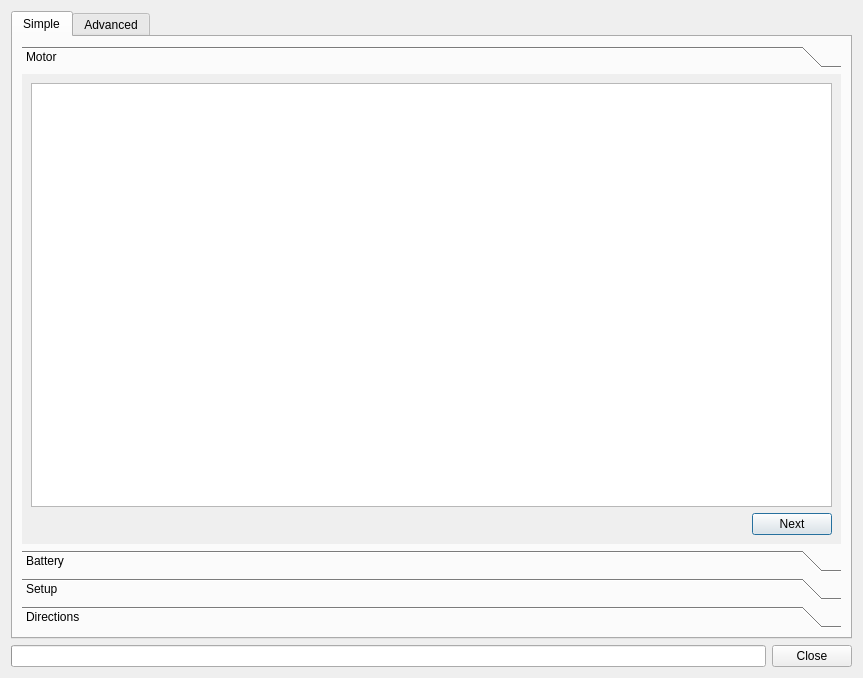
<?xml version="1.0" encoding="UTF-8"?>
<ui version="4.0">
 <class>DetectAllFocDialog</class>
 <widget class="QDialog" name="DetectAllFocDialog">
  <property name="geometry">
   <rect>
    <x>0</x>
    <y>0</y>
    <width>863</width>
    <height>678</height>
   </rect>
  </property>
  <property name="windowTitle">
   <string>Detect FOC Parameters on all VESCs</string>
  </property>
  <layout class="QVBoxLayout" name="verticalLayout_2">
   <item>
    <widget class="QTabWidget" name="tabWidget">
     <property name="currentIndex">
      <number>0</number>
     </property>
     <widget class="QWidget" name="tab">
      <attribute name="icon">
       <iconset resource="../res.qrc">
        <normaloff>:/res/icons/Wizard-96.png</normaloff>:/res/icons/Wizard-96.png</iconset>
      </attribute>
      <attribute name="title">
       <string>Simple</string>
      </attribute>
      <layout class="QVBoxLayout" name="verticalLayout_4">
       <item>
        <widget class="QToolBox" name="simpleSetupBox">
         <property name="frameShape">
          <enum>QFrame::NoFrame</enum>
         </property>
         <property name="currentIndex">
          <number>0</number>
         </property>
         <widget class="QWidget" name="page">
          <property name="geometry">
           <rect>
            <x>0</x>
            <y>0</y>
            <width>796</width>
            <height>481</height>
           </rect>
          </property>
          <attribute name="label">
           <string>Motor</string>
          </attribute>
          <layout class="QVBoxLayout" name="verticalLayout_6">
           <item>
            <widget class="QListWidget" name="motorList"/>
           </item>
           <item>
            <layout class="QHBoxLayout" name="horizontalLayout_4">
             <item>
              <spacer name="horizontalSpacer_3">
               <property name="orientation">
                <enum>Qt::Horizontal</enum>
               </property>
               <property name="sizeHint" stdset="0">
                <size>
                 <width>40</width>
                 <height>20</height>
                </size>
               </property>
              </spacer>
             </item>
             <item>
              <widget class="QPushButton" name="nextMotorButton">
               <property name="text">
                <string>Next</string>
               </property>
              </widget>
             </item>
            </layout>
           </item>
          </layout>
         </widget>
         <widget class="QWidget" name="page_2">
          <property name="geometry">
           <rect>
            <x>0</x>
            <y>0</y>
            <width>796</width>
            <height>481</height>
           </rect>
          </property>
          <attribute name="label">
           <string>Battery</string>
          </attribute>
          <layout class="QVBoxLayout" name="verticalLayout_5">
           <item>
            <widget class="ParamTable" name="simpleBatteryTab"/>
           </item>
           <item>
            <layout class="QHBoxLayout" name="horizontalLayout_2">
             <item>
              <spacer name="horizontalSpacer">
               <property name="orientation">
                <enum>Qt::Horizontal</enum>
               </property>
               <property name="sizeHint" stdset="0">
                <size>
                 <width>40</width>
                 <height>20</height>
                </size>
               </property>
              </spacer>
             </item>
             <item>
              <widget class="QPushButton" name="prevBattButton">
               <property name="text">
                <string>Previous</string>
               </property>
              </widget>
             </item>
             <item>
              <widget class="QPushButton" name="nextBattButton">
               <property name="text">
                <string>Next</string>
               </property>
              </widget>
             </item>
            </layout>
           </item>
          </layout>
         </widget>
         <widget class="QWidget" name="page_3">
          <property name="geometry">
           <rect>
            <x>0</x>
            <y>0</y>
            <width>796</width>
            <height>481</height>
           </rect>
          </property>
          <attribute name="label">
           <string>Setup</string>
          </attribute>
          <layout class="QVBoxLayout" name="simpleSetupPage3Layout">
           <item>
            <widget class="QGroupBox" name="groupBox">
             <property name="title">
              <string>Gear Ratio</string>
             </property>
             <layout class="QVBoxLayout" name="verticalLayout_7">
              <item>
               <widget class="QCheckBox" name="directDriveBox">
                <property name="text">
                 <string>Direct Drive</string>
                </property>
               </widget>
              </item>
              <item>
               <widget class="QSpinBox" name="pulleyMotorBox">
                <property name="prefix">
                 <string>Motor Pulley: </string>
                </property>
                <property name="minimum">
                 <number>1</number>
                </property>
                <property name="maximum">
                 <number>999</number>
                </property>
                <property name="value">
                 <number>13</number>
                </property>
               </widget>
              </item>
              <item>
               <widget class="QSpinBox" name="pulleyWheelBox">
                <property name="prefix">
                 <string>Wheel Pulley: </string>
                </property>
                <property name="minimum">
                 <number>1</number>
                </property>
                <property name="maximum">
                 <number>999</number>
                </property>
                <property name="value">
                 <number>36</number>
                </property>
               </widget>
              </item>
             </layout>
            </widget>
           </item>
           <item>
            <widget class="QGroupBox" name="wheelDiameterBox">
             <property name="title">
              <string>Wheel Diameter</string>
             </property>
            </widget>
           </item>
           <item>
            <spacer name="verticalSpacer">
             <property name="orientation">
              <enum>Qt::Vertical</enum>
             </property>
             <property name="sizeHint" stdset="0">
              <size>
               <width>20</width>
               <height>129</height>
              </size>
             </property>
            </spacer>
           </item>
           <item>
            <layout class="QHBoxLayout" name="horizontalLayout_3">
             <item>
              <spacer name="horizontalSpacer_2">
               <property name="orientation">
                <enum>Qt::Horizontal</enum>
               </property>
               <property name="sizeHint" stdset="0">
                <size>
                 <width>40</width>
                 <height>20</height>
                </size>
               </property>
              </spacer>
             </item>
             <item>
              <widget class="QPushButton" name="prevSetupButton">
               <property name="text">
                <string>Previous</string>
               </property>
              </widget>
             </item>
             <item>
              <widget class="QPushButton" name="runNoCanButton">
               <property name="text">
                <string>Run Detection (no CAN)</string>
               </property>
              </widget>
             </item>
             <item>
              <widget class="QPushButton" name="runButton">
               <property name="primary" stdset="0">
                <bool>true</bool>
               </property>
               <property name="sizePolicy">
                <sizepolicy hsizetype="Fixed" vsizetype="Fixed">
                 <horstretch>0</horstretch>
                 <verstretch>0</verstretch>
                </sizepolicy>
               </property>
               <property name="text">
                <string>Run Detection</string>
               </property>
              </widget>
             </item>
            </layout>
           </item>
          </layout>
         </widget>
         <widget class="QWidget" name="page_4">
          <property name="geometry">
           <rect>
            <x>0</x>
            <y>0</y>
            <width>796</width>
            <height>481</height>
           </rect>
          </property>
          <attribute name="label">
           <string>Directions</string>
          </attribute>
          <layout class="QVBoxLayout" name="verticalLayout_8">
           <item>
            <widget class="DirSetup" name="dirSetup" native="true">
             <property name="sizePolicy">
              <sizepolicy hsizetype="Preferred" vsizetype="MinimumExpanding">
               <horstretch>0</horstretch>
               <verstretch>0</verstretch>
              </sizepolicy>
             </property>
            </widget>
           </item>
           <item>
            <layout class="QHBoxLayout" name="horizontalLayout_5">
             <item>
              <spacer name="horizontalSpacer_4">
               <property name="orientation">
                <enum>Qt::Horizontal</enum>
               </property>
               <property name="sizeHint" stdset="0">
                <size>
                 <width>40</width>
                 <height>20</height>
                </size>
               </property>
              </spacer>
             </item>
             <item>
              <widget class="QPushButton" name="prevDirButton">
               <property name="text">
                <string>Previous</string>
               </property>
              </widget>
             </item>
             <item>
              <widget class="QPushButton" name="finishButton">
               <property name="text">
                <string>Finish</string>
               </property>
              </widget>
             </item>
            </layout>
           </item>
          </layout>
         </widget>
        </widget>
       </item>
      </layout>
     </widget>
     <widget class="QWidget" name="tab_2">
      <attribute name="icon">
       <iconset resource="../res.qrc">
        <normaloff>:/res/icons/Horizontal Settings Mixer-96.png</normaloff>:/res/icons/Horizontal Settings Mixer-96.png</iconset>
      </attribute>
      <attribute name="title">
       <string>Advanced</string>
      </attribute>
      <layout class="QVBoxLayout" name="verticalLayout_3">
       <item>
        <widget class="QWidget" name="settingsBox" native="true">
         <layout class="QVBoxLayout" name="verticalLayout">
          <property name="spacing">
           <number>2</number>
          </property>
          <property name="leftMargin">
           <number>3</number>
          </property>
          <property name="topMargin">
           <number>3</number>
          </property>
          <property name="rightMargin">
           <number>3</number>
          </property>
          <property name="bottomMargin">
           <number>3</number>
          </property>
          <item>
           <widget class="QDoubleSpinBox" name="maxPowerLossBox">
            <property name="toolTip">
             <string>Acceptable motor power loss to derive current limits from.</string>
            </property>
            <property name="prefix">
             <string>Max Power Loss: </string>
            </property>
            <property name="suffix">
             <string> W</string>
            </property>
            <property name="decimals">
             <number>1</number>
            </property>
            <property name="maximum">
             <double>99999.000000000000000</double>
            </property>
            <property name="value">
             <double>50.000000000000000</double>
            </property>
           </widget>
          </item>
          <item>
           <widget class="QLabel" name="label">
            <property name="text">
             <string>&lt;html&gt;&lt;head/&gt;&lt;body&gt;&lt;p&gt;&lt;span style=&quot; font-weight:600;&quot;&gt;Note&lt;/span&gt;: Leave below parameters at 0 for default values&lt;/p&gt;&lt;/body&gt;&lt;/html&gt;</string>
            </property>
           </widget>
          </item>
          <item>
           <widget class="QDoubleSpinBox" name="currentInMinBox">
            <property name="enabled">
             <bool>true</bool>
            </property>
            <property name="prefix">
             <string>Current In Min: </string>
            </property>
            <property name="suffix">
             <string> A</string>
            </property>
            <property name="decimals">
             <number>1</number>
            </property>
            <property name="minimum">
             <double>-9999.000000000000000</double>
            </property>
            <property name="maximum">
             <double>0.000000000000000</double>
            </property>
           </widget>
          </item>
          <item>
           <widget class="QDoubleSpinBox" name="currentInMaxBox">
            <property name="enabled">
             <bool>true</bool>
            </property>
            <property name="prefix">
             <string>Current In Max: </string>
            </property>
            <property name="suffix">
             <string> A</string>
            </property>
            <property name="decimals">
             <number>1</number>
            </property>
            <property name="maximum">
             <double>9999.000000000000000</double>
            </property>
           </widget>
          </item>
          <item>
           <widget class="QDoubleSpinBox" name="openloopErpmBox">
            <property name="enabled">
             <bool>true</bool>
            </property>
            <property name="prefix">
             <string>Openloop ERPM: </string>
            </property>
            <property name="decimals">
             <number>1</number>
            </property>
            <property name="maximum">
             <double>999999.000000000000000</double>
            </property>
           </widget>
          </item>
          <item>
           <widget class="QDoubleSpinBox" name="sensorlessErpmBox">
            <property name="enabled">
             <bool>true</bool>
            </property>
            <property name="prefix">
             <string>Sensorless ERPM: </string>
            </property>
            <property name="decimals">
             <number>1</number>
            </property>
            <property name="maximum">
             <double>999999.000000000000000</double>
            </property>
           </widget>
          </item>
         </layout>
        </widget>
       </item>
       <item>
        <widget class="ParamTable" name="paramTab"/>
       </item>
       <item>
        <widget class="QPushButton" name="runAdvancedButton">
         <property name="primary" stdset="0">
          <bool>true</bool>
         </property>
         <property name="text">
          <string>Run Detection</string>
         </property>
         <property name="icon">
          <iconset resource="../res.qrc">
           <normaloff>:/res/icons/Circled Play-96.png</normaloff>:/res/icons/Circled Play-96.png</iconset>
         </property>
        </widget>
       </item>
      </layout>
     </widget>
    </widget>
   </item>
   <item>
    <layout class="QHBoxLayout" name="horizontalLayout">
     <item>
      <widget class="QProgressBar" name="progressBar">
       <property name="value">
        <number>0</number>
       </property>
       <property name="format">
        <string/>
       </property>
      </widget>
     </item>
     <item>
      <widget class="QPushButton" name="closeButton">
       <property name="text">
        <string>Close</string>
       </property>
      </widget>
     </item>
    </layout>
   </item>
  </layout>
 </widget>
 <customwidgets>
  <customwidget>
   <class>ParamTable</class>
   <extends>QTableWidget</extends>
   <header>widgets/paramtable.h</header>
  </customwidget>
  <customwidget>
   <class>DirSetup</class>
   <extends>QWidget</extends>
   <header>widgets/dirsetup.h</header>
   <container>1</container>
  </customwidget>
 </customwidgets>
 <resources>
  <include location="../res.qrc"/>
 </resources>
 <connections>
  <connection>
   <sender>runAdvancedButton</sender>
   <signal>clicked()</signal>
   <receiver>runButton</receiver>
   <slot>click()</slot>
   <hints>
    <hint type="sourcelabel">
     <x>419</x>
     <y>624</y>
    </hint>
    <hint type="destinationlabel">
     <x>832</x>
     <y>583</y>
    </hint>
   </hints>
  </connection>
  <connection>
   <sender>finishButton</sender>
   <signal>clicked()</signal>
   <receiver>closeButton</receiver>
   <slot>click()</slot>
   <hints>
    <hint type="sourcelabel">
     <x>805</x>
     <y>604</y>
    </hint>
    <hint type="destinationlabel">
     <x>844</x>
     <y>656</y>
    </hint>
   </hints>
  </connection>
 </connections>
</ui>
